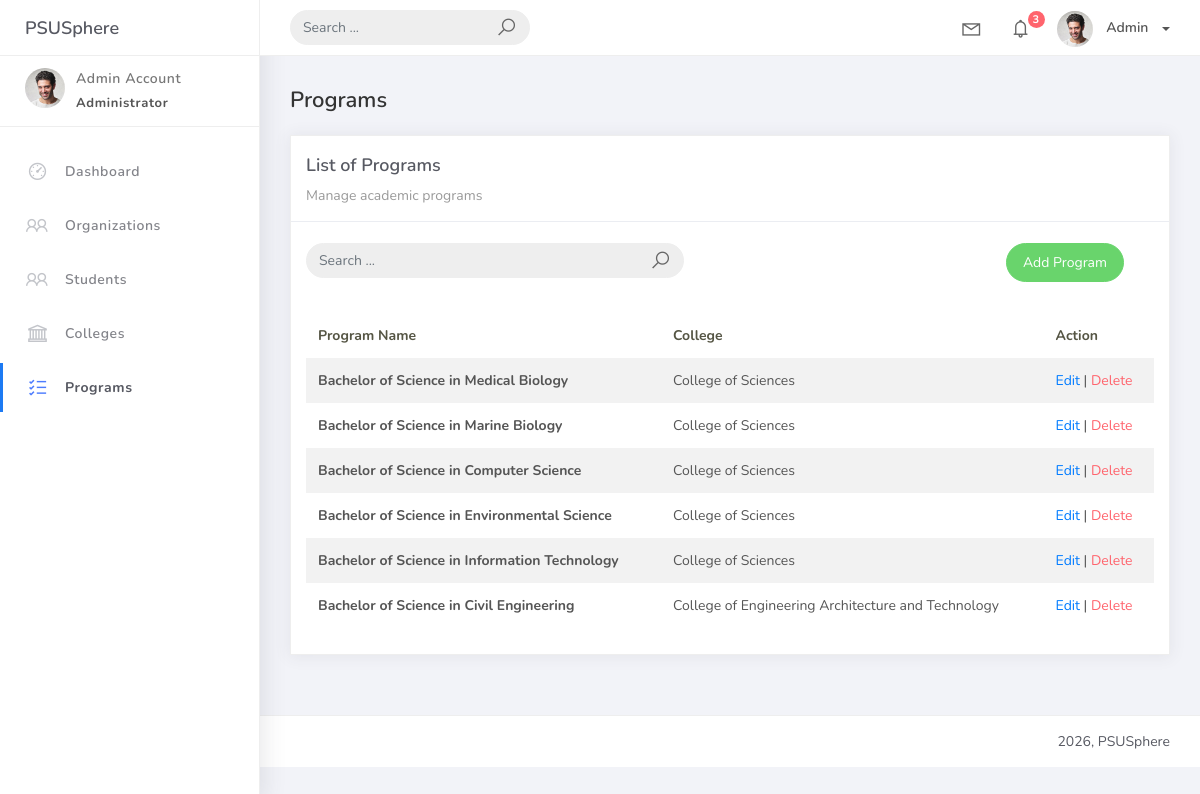
/program_list/, run on the app's committed database.
### studentorg/models.py (models this page shows, shortened)
class BaseModel(models.Model):
    created_at = models.DateTimeField(auto_now_add=True, db_index=True)
    updated_at = models.DateTimeField(auto_now=True)
    class Meta:
        abstract = True

class Program(BaseModel):
    prog_name = models.CharField(max_length=150)
    college = models.ForeignKey(College, on_delete=models.CASCADE, related_name="programs")

class College(BaseModel):
    college_name = models.CharField(max_length=150, unique=True)

### studentorg/views.py (the view)
# urls.py: path('program_list/', ProgramListView.as_view(), name='program-list'),
class ProgramListView(ListView):
    model = Program
    template_name = 'program_list.html'
    context_object_name = 'object_list'
    paginate_by = 10
    def get_queryset(self):
        query = self.request.GET.get('q')
        if query:
            return Program.objects.filter(
                Q(prog_name__icontains=query) |
                Q(college__college_name__icontains=query)
            )
        return Program.objects.all()

### templates/program_list.html (shortened to what this page needs)
{% extends 'base.html' %}
{% load static %}
{% block content %}
<h4 class="page-title">Programs</h4>
<div class="row">
    <div class="col-md-12">
        <div class="card">
            <div class="card-header">
                <div class="card-title">List of Programs</div>
                <div class="card-category">Manage academic programs</div>
            </div>
            <br />
            <div class="col-md-12 row">
                <div class="col-md-6">
                    <form class="navbar-left navbar-form nav-search mr-md-3" method="GET" action="{% url 'program-list' %}">
                        <div class="input-group">
                            <input type="text" name="q" placeholder="Search ..." class="form-control" value="{{ request.GET.q|default:'' }}">
                            <div class="input-group-append">
                                <span class="input-group-text">
                                    <i class="la la-search search-icon"></i>
                                </span>
                            </div>
                        </div>
                    </form>
                </div>
                <div class="col-md-6">
                    <div class="pull-right">
                        <a href="{% url 'program-add' %}" class="btn btn-success btn-rounded">Add Program</a>
                    </div>
                </div>
            </div>
            <div class="card-body">
                <div class="table-responsive">
                    <table class="table table-striped mt-3">
                        <thead>
                            <tr>
                                <th scope="col">Program Name</th>
                                <th scope="col">College</th>
                                <th scope="col">Action</th>
                            </tr>
                        </thead>
                        <tbody>
                            {% for object in object_list %}
                            <tr>
                                <td><strong>{{ object.prog_name }}</strong></td>
                                <td>{{ object.college.college_name }}</td>
                                <td>
                                    <a href="{% url 'program-update' object.id %}">Edit</a> |
                                    <a href="{% url 'program-delete' object.id %}" class="text-danger">Delete</a>
                                </td>
                            </tr>
                            {% empty %}
                            <tr>
                                <td colspan="3" style="text-align: center">
                                    <p class="text-sm font-weight-bold mb-0">No Records Found</p>
                                </td>
                            </tr>
                            {% endfor %}
                        </tbody>
                    </table>
                </div>
            </div>
        </div>
    </div>
</div>
{% endblock %}

### data on the page
Program: prog_name "Bachelor of Science in Medical Biology", college.college_name "College of Sciences"
Program: prog_name "Bachelor of Science in Marine Biology", college.college_name "College of Sciences"
Program: prog_name "Bachelor of Science in Computer Science", college.college_name "College of Sciences"
Program: prog_name "Bachelor of Science in Environmental Science", college.college_name "College of Sciences"
Program: prog_name "Bachelor of Science in Information Technology", college.college_name "College of Sciences"
Program: prog_name "Bachelor of Science in Civil Engineering", college.college_name "College of Engineering Architecture and Technology"
